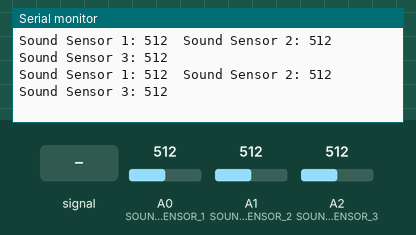
A sketch run on a simulated Arduino Uno, built with avr-gcc and run on an emulated ATmega328P. Shown: the last lines printed to the serial monitor. The inputs (shaded band) are chosen by the test bench; at power-on: A0 (SOUND_SENSOR_1) = 512, A1 (SOUND_SENSOR_2) = 512, A2 (SOUND_SENSOR_3) = 512.

Above: at 1.2 s.
1.3 s: A0 (SOUND_SENSOR_1) fed a 200 Hz sine of ±81 counts around its level
At 1.32 s:
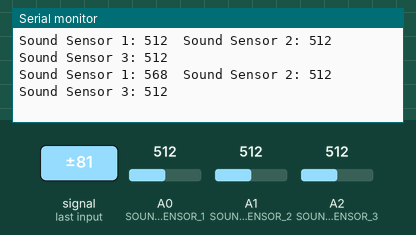
2.8 s: A1 (SOUND_SENSOR_2) fed a 200 Hz sine of ±81 counts around its level
At 2.84 s:
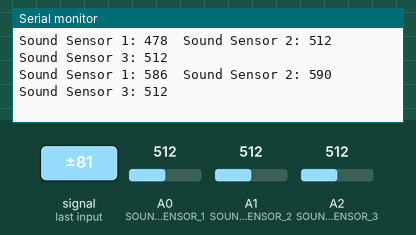
4.3 s: A2 (SOUND_SENSOR_3) fed a 200 Hz sine of ±81 counts around its level
At 4.36 s:
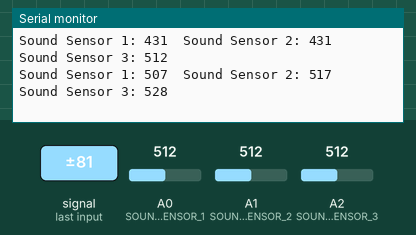
5.8 s: A0 (SOUND_SENSOR_1) set to 716
At 5.88 s:
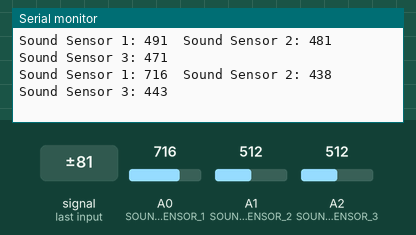
7.3 s: A1 (SOUND_SENSOR_2) set to 716
At 7.3 s:
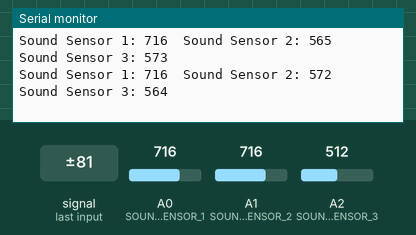
8.8 s: A2 (SOUND_SENSOR_3) set to 716
At 8.82 s:
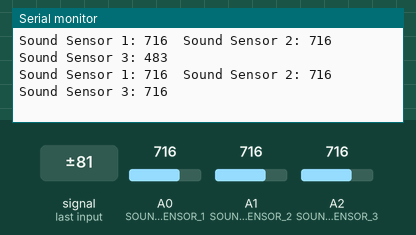
Timing chart, 0 to 11.3 s (numbered marks = the images above; inputs shaded):
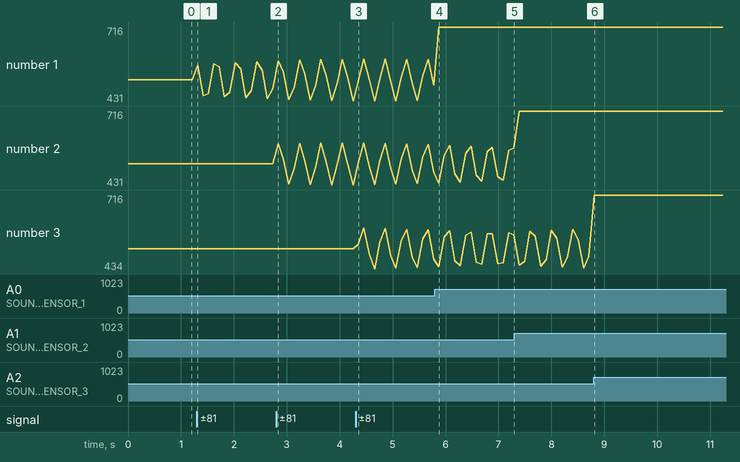

The sketch:

Sensitivity_sound_sensor.ino
```cpp
#define SOUND_SENSOR_1 A0
#define SOUND_SENSOR_2 A1
#define SOUND_SENSOR_3 A2

void setup() {
    Serial.begin(115200);

    // 소리 센서 핀 설정
    pinMode(SOUND_SENSOR_1, INPUT);
    pinMode(SOUND_SENSOR_2, INPUT);
    pinMode(SOUND_SENSOR_3, INPUT);
}

void loop() {
    // 각 소리 센서에서 값을 읽어오기
    int sound1_value = analogRead(SOUND_SENSOR_1);
    int sound2_value = analogRead(SOUND_SENSOR_2);
    int sound3_value = analogRead(SOUND_SENSOR_3);

    // 읽은 값을 시리얼 모니터에 출력
    Serial.print("Sound Sensor 1: "); Serial.print(sound1_value);
    Serial.print("\tSound Sensor 2: "); Serial.print(sound2_value);
    Serial.print("\tSound Sensor 3: "); Serial.println(sound3_value);

    delay(100); // 100ms 간격으로 데이터 출력
}
```

Measured:
- after the input at 1.3 s, the serial monitor: prints a new line at once (image 1)
- after the input at 2.8 s, the serial monitor: prints a new line at once (image 2)
- after the input at 4.3 s, the serial monitor: prints a new line after 0.06 s (image 3)
- after the input at 5.8 s, the serial monitor: prints a new line after 0.07 s (image 4)
- after the input at 8.8 s, the serial monitor: prints a new line at once (image 6)
- plotted number 1: 512 → 478 after the input at 1.3 s, 491 → 716 after the input at 5.8 s
